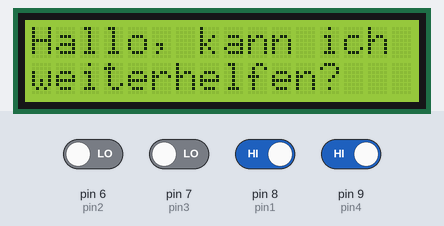
A sketch run on a simulated Arduino Uno, built with avr-gcc and run on an emulated ATmega328P. On the bench: 16×2 character LCD. Inputs (shaded band) come from the test bench; at power-on: pin 8 (pin1), pin 9 (pin4) HIGH, pin 6 (pin2), pin 7 (pin3) LOW.

Above: at 3.2 s.
3.3 s: pin 8 (pin1) driven LOW
At 5.6 s:
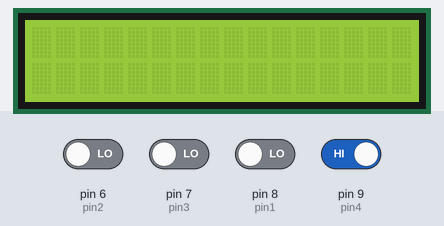
5.9 s: pin 6 (pin2) driven HIGH
At 8.79 s:
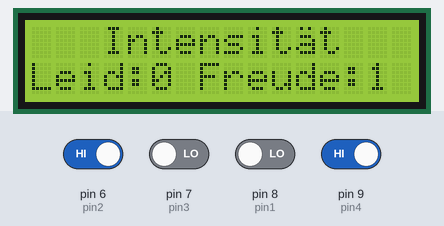
8.9 s: pin 9 (pin4) driven LOW
At 14.3 s:
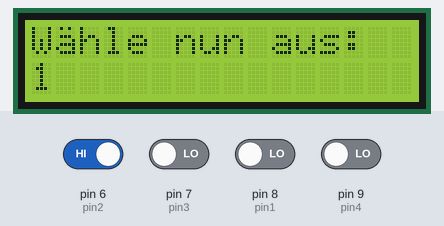
Timing chart, 0 to 15.8 s (numbered marks = the images above; inputs shaded):
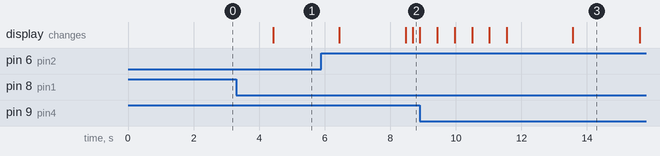

Measured:
- after the input at 3.3 s, the display: changes after 1.1 s (image 1)

The sketch:

PhiloArduino.ino
```cpp
/*
 * @title: Hedonistic Calculator
 * @author of script: AlexVezo
 * @used library: LiquidCrystal (http://www.arduino.cc/en/Tutorial/LiquidCrystal)
 * @version: v1.0.2 (beta)
 * @date: 06.07.2016
 * -----------------------------------------------------------------------------------------------
 * The circuit:
 *  - LCD RS pin to digital pin 12
 *  - LCD Enable pin to digital pin 11
 *  - LCD D4 pin to digital pin 5
 *  - LCD D5 pin to digital pin 4
 *  - LCD D6 pin to digital pin 3
 *  - LCD D7 pin to digital pin 2
 *  - 10K resistor:
 *  - ends to +5V and ground
 *  - wiper to LCD VO pin (pin 3)
 * -----------------------------------------------------------------------------------------------
 *  - D6 pin to button 1 - "go / power on"    -
 *  - D7 pin to button 2 - "sadness"          - oben links
 *  - D8 pin to button 3 - "happyness"        - oben rechts
 *  - D9 pin to button 4 - "next"             - unten rechts
 */

// include the library code:
#include "Wire.h"
#include "Adafruit_LiquidCrystal.h"
#include "Adafruit_MCP23008.h"

// initialize the library with the numbers of the interface pins
Adafruit_LiquidCrystal lcd(12,11,5,4,3,2);

// 6 - oben links
// 7 - oben rechts
// 8 = 9 - unten

// Used buttons:
int pin2            = 6;        // top    left
int pin1            = 8;        // buttom left
int pin3            = 7;        // top    right
int pin4            = 9;        // buttom right

// used variables:
const int options   = 2;        // How many alternative things are given to choose from?
const int questions = 5;        // How many aspects/kategories are given?

int skala           = 7;        // Skala for ranking goes from 0 to [skala]
int sadness         = 0;        // [-] - negative value
int happyness       = 0;        // [+] - positive value

int wait_time       = 0;        // When not used: How long not used? -> Turn off display to save power
int limit_time      = 30000;    // When not used: How long should the Arduino till display off mode? [1000 = 1 sec]

String quality;                 // variable showing whether good or bad conditions to decide are given
String antwort[2];              // Sum of all anwsers of inputs
int result[options];            // Temporary saved results of sum
int summe[options][questions];  // Adding all values of given answers
String ae = String(char(225));  //

String question[questions] = {"   Intensit"+ae+"t  ",
                              "  N"+ae+"he / Ferne ",
                              " Folgetr"+ae+"chtig?",
                                " (Un)Gewissheit ",
                                "    Reinheit    "
                             };

// ============================================================================= //
void reset_values(){
  memset(antwort, 0, sizeof(antwort));
  memset(result, 0, sizeof(result));
  memset(summe, 0, sizeof(summe));
}

void lcd_refresh() {
   lcd.setCursor(0, 1);
   lcd.print("Leid:");
   lcd.print(sadness);
   lcd.print(" Freude:");
   lcd.print(happyness);
   lcd.print(" ");
}

void lcd_show( String value_0, String value_1 ) {
   lcd.setCursor(0, 0);
   lcd.print(value_0);
   lcd.setCursor(0, 1);
   lcd.print(value_1);
   delay(2000);
}

void lcd_clear(){
   lcd_show("                ","                ");
}
void setup() {

  // declare buttons as inputs
  pinMode(pin1, INPUT); // on
  pinMode(pin2, INPUT); // -
  pinMode(pin3, INPUT); // +
  pinMode(pin4, INPUT); // >>

  // set up the LCD's number of rows and columns:
  lcd.begin(16, 2);

  // Print a nice welcoming message
  lcd_show("Hallo, kann ich", "weiterhelfen?");
}

void loop() {
  // (note: line 1 is the second row, since counting begins with 0):
  // print the number of seconds since reset:
  // lcd.print(millis()/1000);

  // For proceeding, pressing the on / power button is needed
  do {
    delay(100);
    wait_time += 100;
    if (wait_time > limit_time) {
      lcd.noDisplay(); // show nowthing
    }
  } while (digitalRead(pin1) != 0);

  // show text again after hiding text in loop with lcd.noDisplay
  lcd.display();

  // Start using
  if (digitalRead(pin1) == 0) {
     delay(1000);
     reset_values();

  // If nothing happens: wait
  } else {
     delay(100);
  }

   // For each option and ...
   for (int now_option = 0; now_option < 2; now_option++) {

     // Display: this option is to think about
     lcd_clear();
     lcd_show("W"+ae+"hle nun aus: ", String(now_option) );

      // ... for each kategory do following:
      for (int kategory = 0; kategory < 5; kategory++) {

         // Show kategory
         lcd.setCursor(0, 0);
         lcd.print(question[kategory]);

         // Show values of happyness and sadness
         lcd_refresh();

         // Wait in each kategory till button "next" is pressed.
         // Till then do:
         while (digitalRead(pin4) != 0) {

            // Read digital input: Button 2
            // Increase value by one
            if (digitalRead(pin2) == 0) {
               delay(200);
               if (sadness % skala == 0) {
                  sadness = 0;
               }
               sadness--;

            // Refresh display and values
            lcd_refresh();

            // Read digital input: Button 3
            // Increase value by one
            } if (digitalRead(pin3) == 0) {
               delay(200);
               if (happyness % skala == 0) {
                  happyness = 0;
               }
               happyness++;
            }

            // Refresh display and values
            lcd_refresh();
         }

         delay(500);

         // Sum up all values now, reset values
         summe[now_option][kategory] = happyness + sadness;
         sadness = 0;
         happyness = 0;
      }
   }

   // Now input gathering came to an end.
   // The results are to calculate now
   // Typically, there should be two of them
   // for two given options

      // Calculate ...
      for (int i = 0; i < 5; i++) {
         for (int j = 0; j < 2; j++) {
            result[j] += summe[j][i];
         }
      }

      // Transform values for display
      antwort[0] += "Option 1: ";
      antwort[0] += result[0];
      antwort[0] += "              ";
      antwort[1] += "Option 2: ";
      antwort[1] += result[1];
      antwort[1] += "              ";

      // Display answers //
      lcd_show(antwort[0], antwort[1]);
      delay(4000);

      // Give a answer //
      if (result[0] == result[1]) {
         if (result[0] < 0) {
            quality = "schlecht";
         } else {
            quality = "gut";
         };
         lcd_show("Beides ist ", "gleich " + quality);

      } else if (result[0] > result[1]) {
         lcd_show("Option 1 ist    ", "empfehlenswerter");

      } else if (result[0] < result[1]) {
         lcd_show("Option 2 ist    ", "empfehlenswerter");

      } else {
         lcd_show("huppala, I made", "a mistake. Sorry :( ");
      }


     if (digitalRead(pin4) == 0) {
        lcd_show(antwort[0], antwort[1]);
    }
}
```
